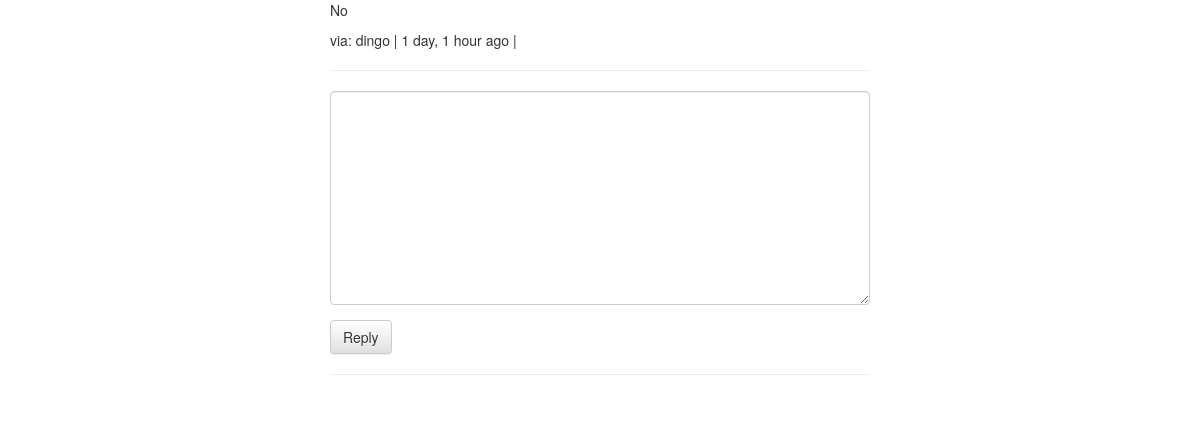
The app's page /comments/4/, older data.
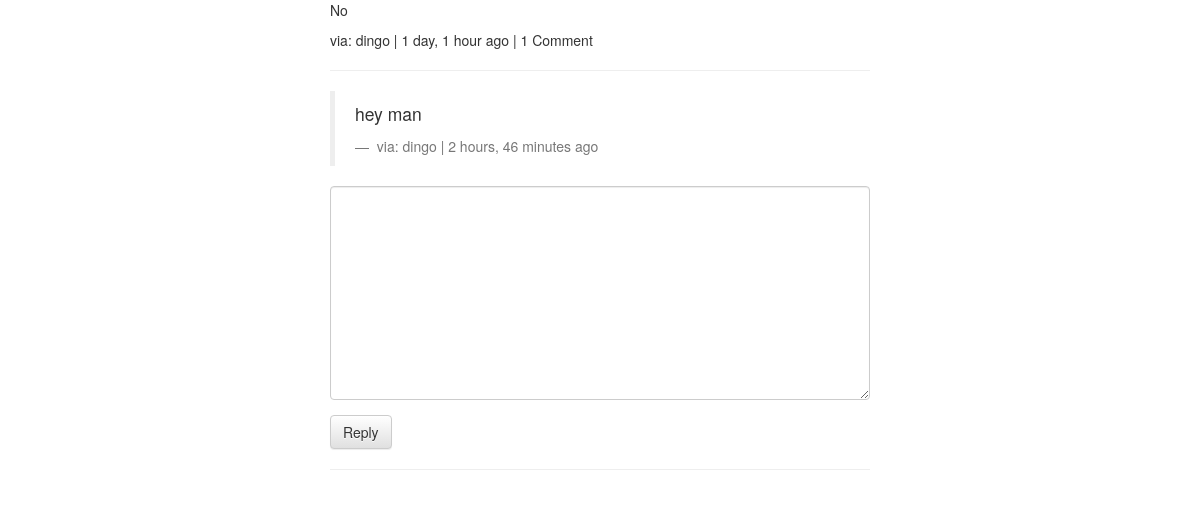
The same page, newer data.
### comments/models.py (models this page shows, shortened)
class Comment(models.Model):
    user        = models.ForeignKey(settings.AUTH_USER_MODEL, default=1)
    content_type = models.ForeignKey(ContentType, on_delete=models.CASCADE)
    object_id = models.PositiveIntegerField()
    content_object = GenericForeignKey('content_type', 'object_id')
    parent = models.ForeignKey("self", null=True, blank=True)
    content     = models.TextField(blank=False, null=False)
    timestamp   = models.DateTimeField(auto_now_add=True)
    objects = CommentManager()
    class Meta:
        ordering = ['-timestamp']
    def children(self): #replies
        return Comment.objects.filter(parent=self)
    @property
    def is_parent(self):
        if self.parent is not None:
            return False
        return True

### comments/views.py (the view, shortened to what this page needs)
# urls.py: url(r'^(?P<id>\d+)/$', comment_thread, name='thread'),
def comment_thread(request, id):
    try:
        obj = Comment.objects.get(id=id)
    except:
        raise Http404
    if not obj.is_parent:
        obj = obj.parent
    content_object = obj.content_object
    content_id = obj.content_object.id
    initial_data = {
        "content_type": obj.content_type,
        "object_id": obj.object_id,
    }
    form = CommentForm(request.POST or None, initial=initial_data)
    context = {
        "comment": obj,
        "form": form,
    }
    return render(request, "comment_thread.html", context )

### comments/forms.py
class CommentForm(forms.Form):
    content_type = forms.CharField(widget=forms.HiddenInput)
    object_id = forms.IntegerField(widget=forms.HiddenInput)
    content = forms.CharField(label="", widget=forms.Textarea)

### templates/comment_thread.html (shortened to what this page needs)
{% extends "base.html" %}
{% load urlify %}
{% load crispy_forms_tags %}
{% block content %}
<div class='col-sm-6 col-sm-offset-3'>
    <p> {{ comment.content }} </p>
    <footer> via: {{ comment.user }} | {{ comment.timestamp | timesince }} ago | {% if comment.children.count > 0 %} {{ comment.children.count}} Comment{% if comment.children.count > 1 %}s{% endif %} {% endif %}
      {% if request.user == comment.user %} <a href="{{comment.get_delete_url }}"> Delete</a> {% endif %} </footer>
    <hr>
    <div class="">
      {% for child_comment in comment.children %}
      <blockquote>
        <p> {{ child_comment.content }} </p>
        <footer> via: {{ child_comment.user }} | {{ child_comment.timestamp | timesince }} ago {% if request.user == child_comment.user %} | <a href="{{child.comment.get_delete_url }}"> Delete</a> {% endif %} </footer>
      </blockquote>
      {% endfor %}
      <form class="" action="." method="POST">
        {{ form | crispy }}
        <input type="submit" value="Reply" class="btn btn-default">
      </form>
    </div>
  <hr>
</div>
{% endblock content %}

Row changes from the older to the newer data that the page shows:
shown differently, row unchanged: Comment "No": children.count (not shown) → "1"
added Comment: content "hey man", user "dingo", timestamp "2 hours, 46 minutes"
Text that changed along with them:
text now shown: "Comment"
